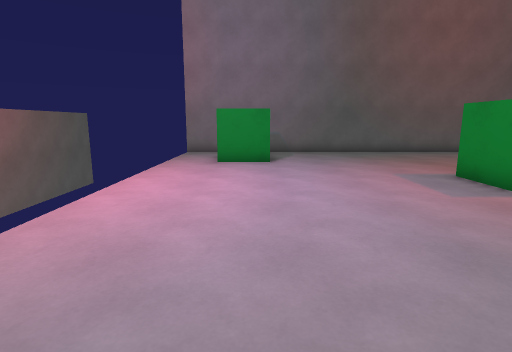
View 1 (above)

13 first-person views from a walk through a level from a Godot 3-D game. The camera is 1.5 m above the floor, tilts 10° down and sees 80° across. Doors that lead somewhere are drawn open, without their leaves. The floor is counted in squares, 1 m on a side. Each view is taken from the middle of a square. On the plan, view 1 faces up. The plan holds only what a view shows up to about 15 squares ahead; the rest is blank. The place goes on beyond the plan. Characters and animated objects are left out.

View 2
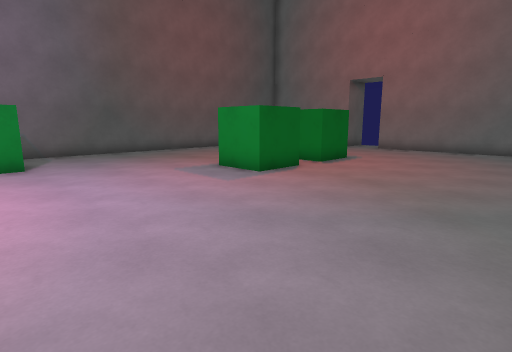

View 3
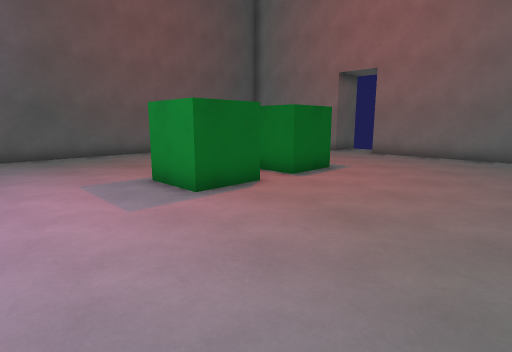

View 4
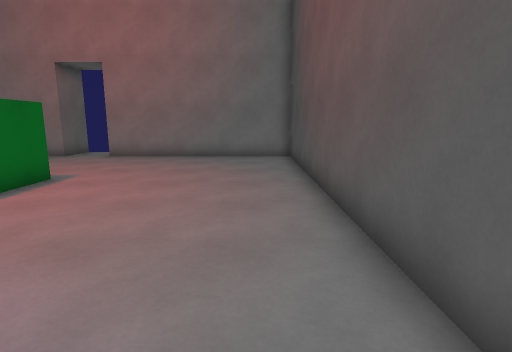

View 5
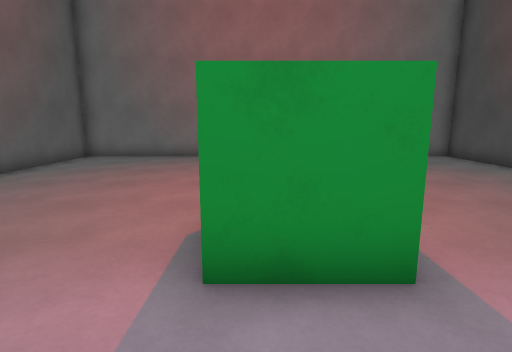

View 6
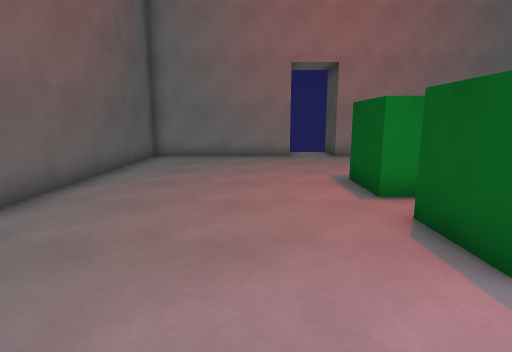

View 7
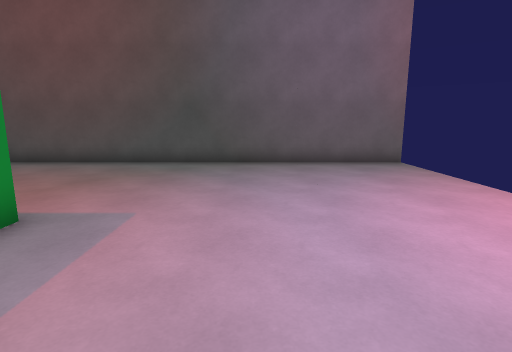

View 8
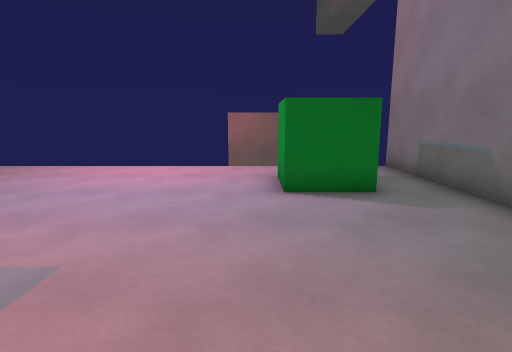

View 9
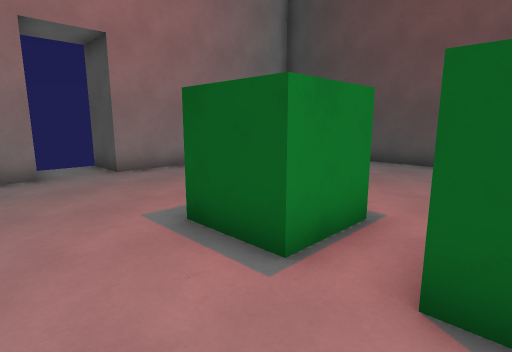

View 10
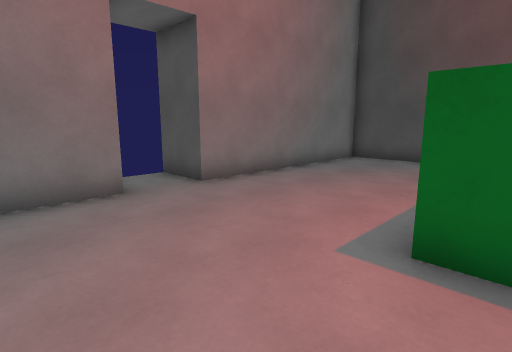

View 11
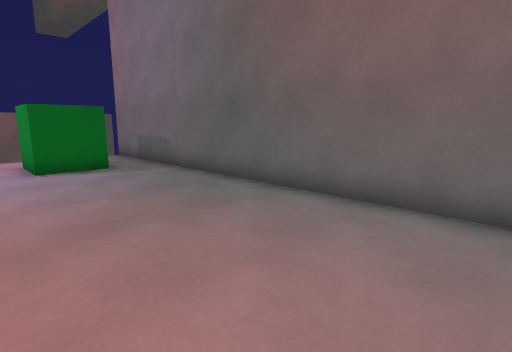

View 12
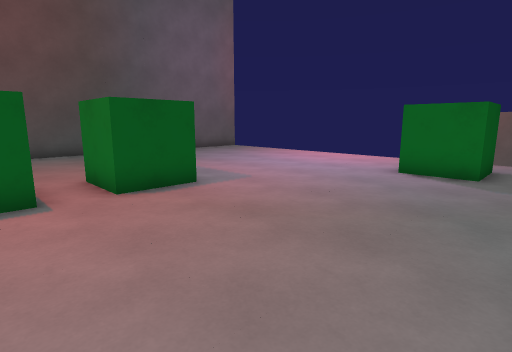

View 13
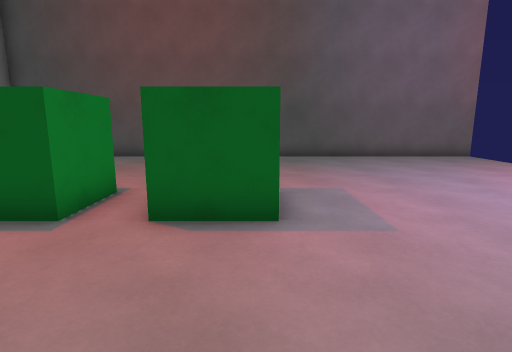

### Floor plan
Points are (right, up) in squares from view 1. A wall is a line through its corners. A room is listed if a view was taken in it or the views show most of it. See-through windows are left out.
Room 1 (views 1, 2, 3, 4, 5, 6, 7, 8, 9, 10, 11, 12, 13)
walls: (7.6, 6.5) (5.7, 6.5) (5.7, 8.5) (7.6, 8.5) (7.6, 6.5); (11.1, 6.5) (9, 6.5) (9, 8.5) (11.1, 8.5); (16.5, 9.5) (16.5, 15.5) (-1.5, 15.5); (-1.5, 13.6) (0.5, 13.6) (0.5, 11.6) (-1.5, 11.6); (-3.6, -0.5) (16.5, -0.5) (16.5, 7.5)
ways out: opening at (-2.5, 12.5); opening at (-0.5, 14.5); open door at (17, 8.5)

Where each view was taken, in squares from view 1:
view 1: 0 up, 0 right, facing up
view 2: 0 up, 1 left, facing up-right
view 3: 1 up, 2 right, facing up-right
view 4: 1 up, 3 right, facing right
view 5: 8 up, 3 right, facing right
view 6: 11 up, 3 right, facing right
view 7: 11 up, 2 right, facing down
view 8: 11 up, 7 right, facing left
view 9: 11 up, 7 right, facing down-right
view 10: 12 up, 10 right, facing down-right
view 11: 10 up, 11 right, facing up-left
view 12: 15 up, 10 right, facing down-left
view 13: 13 up, 6 right, facing down
